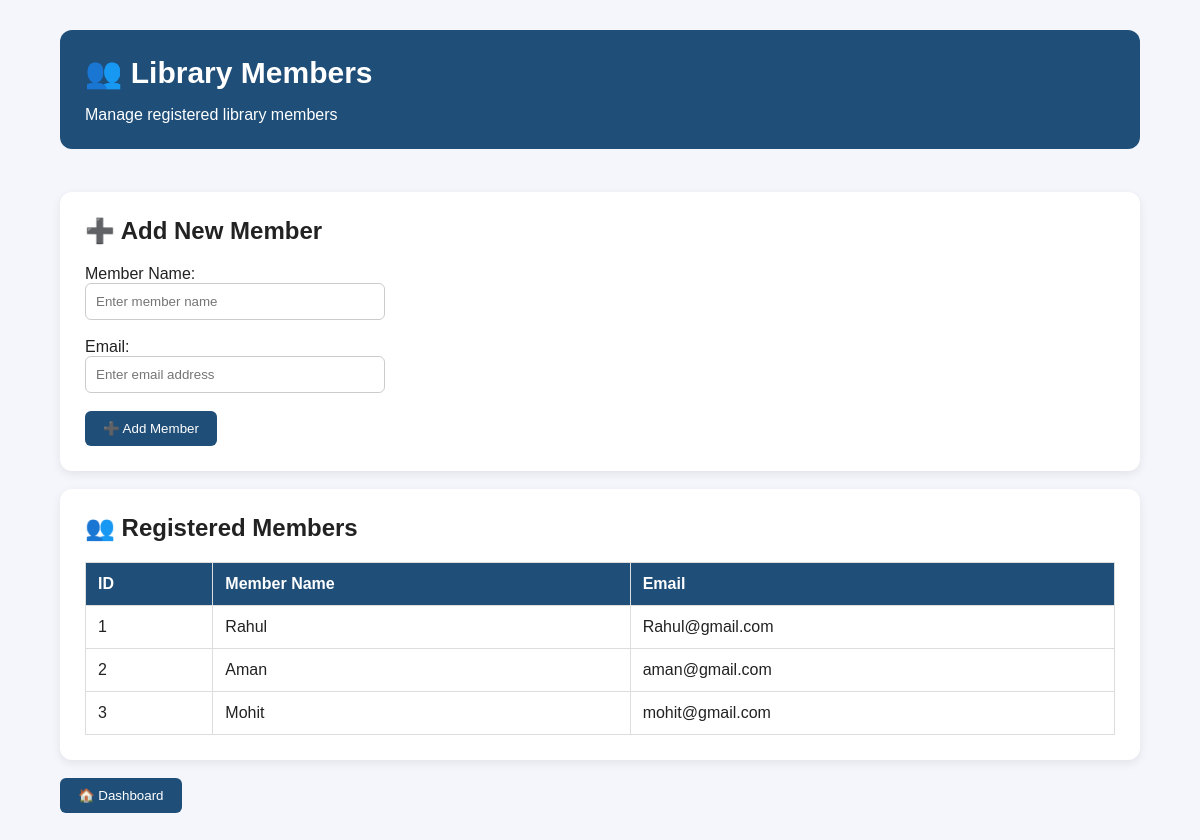
/members, run on the app's committed database.
### tables this page shows
CREATE TABLE members (
            id INTEGER PRIMARY KEY AUTOINCREMENT,
            name TEXT NOT NULL,
            email TEXT NOT NULL
        );

### app.py (the view)
@app.route("/members")
def members():
    conn = sqlite3.connect("library.db")
    cursor = conn.cursor()
    cursor.execute("SELECT * FROM members")
    members = cursor.fetchall()
    conn.close()
    return render_template("members.html", members=members)

### templates/members.html (shortened to what this page needs)
<!DOCTYPE html>
<html lang="en">
<head>
    <link rel="stylesheet" href="{{ url_for('static', filename='style.css') }}">
</head>
<body>
<div class="container">
    <div class="header">
        <h1>👥 Library Members</h1>
        <p>Manage registered library members</p>
    </div>
    <br>
    <div class="card">
        <h2>➕ Add New Member</h2>
        <form method="POST" action="/add-member">
            <label>Member Name:</label>
            <br>
            <input type="text" name="name" placeholder="Enter member name" class="search-input" required>
            <br><br>
            <label>Email:</label>
            <br>
            <input type="email" name="email" placeholder="Enter email address" class="search-input" required>
            <br><br>
            <button type="submit">➕ Add Member</button>
        </form>
    </div>
    <br>
    <div class="card">
        <h2>👥 Registered Members</h2>
        <table>
            <thead>
                <tr>
                    <th>ID</th>
                    <th>Member Name</th>
                    <th>Email</th>
                </tr>
            </thead>
            <tbody>
                {% for member in members %}
                <tr>
                    <td>{{ member[0] }}</td>
                    <td>{{ member[1] }}</td>
                    <td>{{ member[2] }}</td>
                </tr>
                {% else %}
                <tr>
                    <td colspan="3">No members found.</td>
                </tr>
                {% endfor %}
            </tbody>
        </table>
    </div>
    <br>
    <a href="/">
        <button>🏠 Dashboard</button>
    </a>
</div>
</body>
</html>

### static/style.css (style rules this page uses)
* { box-sizing: border-box; }
body { margin: 0; font-family: Arial, sans-serif; background: #f4f6fb; color: #222; }
.container { width: 90%; max-width: 1100px; margin: 30px auto; }
.header { background: #1f4e78; color: white; padding: 25px; border-radius: 12px; margin-bottom: 25px; }
.header h1 { margin: 0; font-size: 30px; }
.header p { margin-bottom: 0; }
.card { background: white; padding: 25px; border-radius: 12px; box-shadow: 0 3px 10px rgba(0, 0, 0, 0.08); flex: 1; min-width: 180px; }
.card h2 { margin-top: 0; }
button { background: #1f4e78; color: white; border: none; padding: 10px 18px; border-radius: 6px; cursor: pointer; }
input { padding: 10px; border: 1px solid #ccc; border-radius: 6px; }
table { width: 100%; background: white; border-collapse: collapse; margin-top: 20px; }
th, td { padding: 12px; border: 1px solid #ddd; text-align: left; }
th { background: #1f4e78; color: white; }
a { text-decoration: none; margin-right: 8px; }
.search-input { width: 300px; }

### data on the page
members: id "1", name "Rahul", email "Rahul@gmail.com"
members: id "2", name "Aman", email "aman@gmail.com"
members: id "3", name "Mohit", email "mohit@gmail.com"
